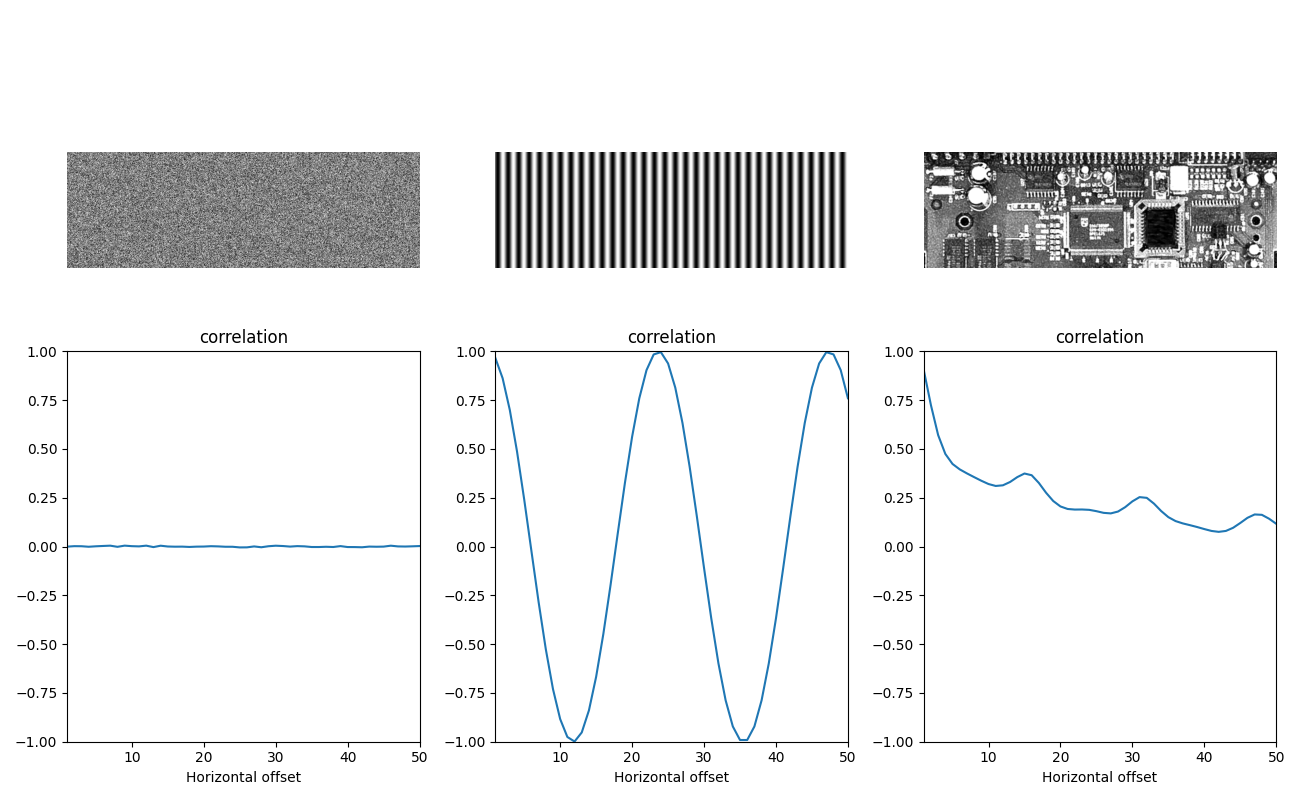

The script that saved this image:
import os
import numpy as np
import matplotlib.pyplot as plt
from skimage.io import imread

from General.graycomatrix import graycomatrix
from General.graycoprops import graycoprops

print('Running Figure1233 (Correlation vs horizontal offset)...')

# Data
base_dir = '/Users/michelkocher/michel/Data/DIP-DIPUM/DIP'
Names = ['strip-uniform-noise', 'strip-2Dsinusoidal-waveform', 'strip-cktboard-section']

f = []
for name in Names:
    img = imread(os.path.join(base_dir, f'{name}.tif'))
    if img.ndim == 3:
        img = img[:, :, 0]
    f.append(img)

# Co-occurrence matrix property (correlation) vs offset
Properties = np.zeros((len(Names), 50), dtype=float)

for cpt in range(len(Names)):
    for offset in range(1, 51):
        G, _ = graycomatrix(f[cpt], NumLevels=256, Offset=np.array([[0, offset]]))
        st = graycoprops(G, 'correlation')
        Properties[cpt, offset - 1] = st['Correlation'][0]

# Display
fig, ax = plt.subplots(2, 3, figsize=(13, 8))
ax = ax.ravel()

for i in range(len(Names)):
    ax[i].imshow(f[i], cmap='gray')
    ax[i].axis('off')

    ax[i + 3].plot(np.arange(1, 51), Properties[i, :])
    ax[i + 3].set_xlabel('Horizontal offset')
    ax[i + 3].set_title('correlation')
    ax[i + 3].set_xlim(1, 50)
    ax[i + 3].set_ylim(-1, 1)

fig.tight_layout()
fig.savefig('Figure1233.png')

print('Saved Figure1233.png')
plt.show()
